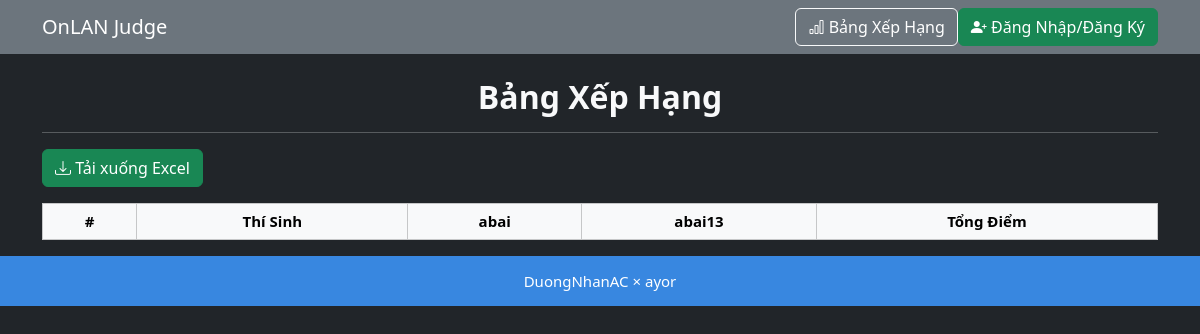
/ranking.php, run on an earlier commit of the app's database.
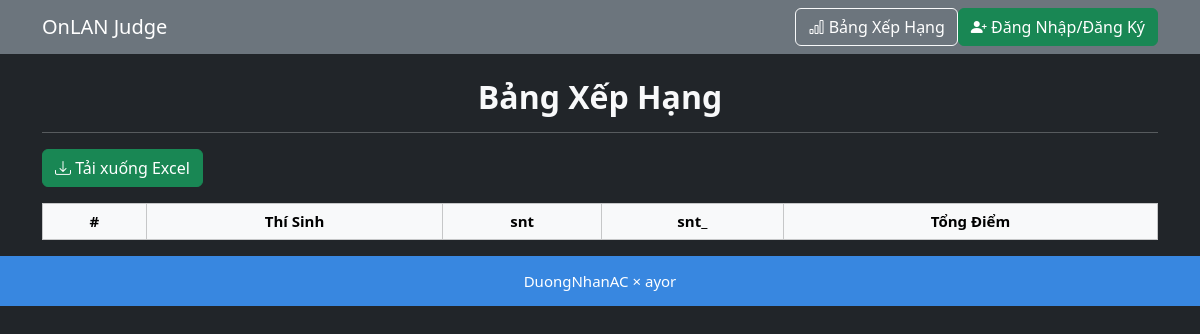
And on a later commit of the database.
### tables this page shows
CREATE TABLE IF NOT EXISTS `problems` (
  `id` int(11) NOT NULL AUTO_INCREMENT,
  `name` varchar(255) NOT NULL,
  `total_score` int(11) NOT NULL,
  `time_limit` float NOT NULL,
  `memory_limit` int(11) NOT NULL,
  `description` longtext NOT NULL,
  PRIMARY KEY (`id`),
  UNIQUE KEY `name` (`name`)
);

### ranking.php (the view, shortened to what this page needs)
<?php
require 'config.php';
$problems = $pdo->query("SELECT id, name FROM problems ORDER BY id")->fetchAll(PDO::FETCH_ASSOC);
?>
<!DOCTYPE html>
<html lang="vi">
<head>
    <link rel="stylesheet" href="assets/css/bootstrap.min.css">
    <link rel="stylesheet" href="assets/css/bootstrap-icons.css">
    <link rel="stylesheet" href="assets/css/styles.css">
</head>
<body class="bg-dark text-light">
    <nav class="navbar navbar-expand-lg navbar-dark bg-secondary">
		<div class="container">
			<a class="navbar-brand" href="index.php">OnLAN Judge</a>
			<div class="collapse navbar-collapse justify-content-end" id="navbarNav">
				<a href="ranking.php" class="btn btn-outline-light">
					<i class="bi bi-bar-chart"></i> Bảng Xếp Hạng
				</a>
				<?php if (isset($_SESSION['user_id'])): ?>
					<a href="submissions.php" class="btn btn-outline-light">
						<i class="bi bi-clock-history"></i> Lịch Sử Nộp Bài
					</a>
					<div class="dropdown">
						<button class="btn btn-outline-light dropdown-toggle" type="button" id="userDropdown" data-bs-toggle="dropdown">
							<i class="bi bi-person-circle"></i>
						</button>
						<ul class="dropdown-menu dropdown-menu-end">
							<li><span class="dropdown-item-text" style='color:white;'>Xin chào, <strong><?= htmlspecialchars($_SESSION['username']) ?></strong></span></li>
							<li><hr class="dropdown-divider"></li>
							<?php if ($_SESSION['role'] === 'admin'): ?>
								<li>
									<a href="problems.php" class="dropdown-item">
										<i class="bi bi-journal-text"></i> Danh Sách Đề Bài
									</a>
								</li>
								<li>
									<a href="admin_dashboard.php" class="dropdown-item">
										<i class="bi bi-speedometer2"></i> Bảng Điều Khiển
									</a>
								</li>
							<?php endif; ?>
							<li>
								<a href="edit_profile.php" class="dropdown-item">
									<i class="bi bi-pencil-square"></i> Chỉnh Sửa Thông Tin
								</a>
							</li>
							<li>
								<a href="change_password.php" class="dropdown-item">
									<i class="bi bi-key"></i> Đổi Mật Khẩu
								</a>
							</li>
							<li><hr class="dropdown-divider"></li>
							<li>
								<a href="?logout" class="dropdown-item text-danger">
									<i class="bi bi-box-arrow-right"></i> Đăng Xuất
								</a>
							</li>
						</ul>
					</div>
				<?php else: ?>
					<a href="auth.php" class="btn btn-success">
						<i class="bi bi-person-plus-fill"></i> Đăng Nhập/Đăng Ký
					</a>
				<?php endif; ?>
			</div>
		</div>
	</nav>
<div class="container mt-4">
    <h2 class="text-center">Bảng Xếp Hạng</h2>
    <hr>
    <a href="export_results.php" class="btn btn-success mb-3">
        <i class="bi bi-download"></i> Tải xuống Excel
    </a>
    <div class="table-responsive">
        <table class="table table-dark table-bordered" id="rankingTable">
            <thead class="table-light text-dark text-center">
                <tr>
                    <th>#</th>
                    <th>Thí Sinh</th>
                    <?php foreach ($problems as $problem): ?>
                        <th><?= htmlspecialchars($problem['name']) ?></th>
                    <?php endforeach; ?>
                    <th>Tổng Điểm</th>
                </tr>
            </thead>
        </table>
    </div>
</div>
</body>
<footer>
    <div class="text-center mt-3">
        <p>DuongNhanAC × ayor</p>
    </div>
</footer>
</html>

What changed in the data, as far as the page shows it:
removed problems: name "abai"
removed problems: name "abai13"
added problems: name "snt"
added problems: name "snt_"
